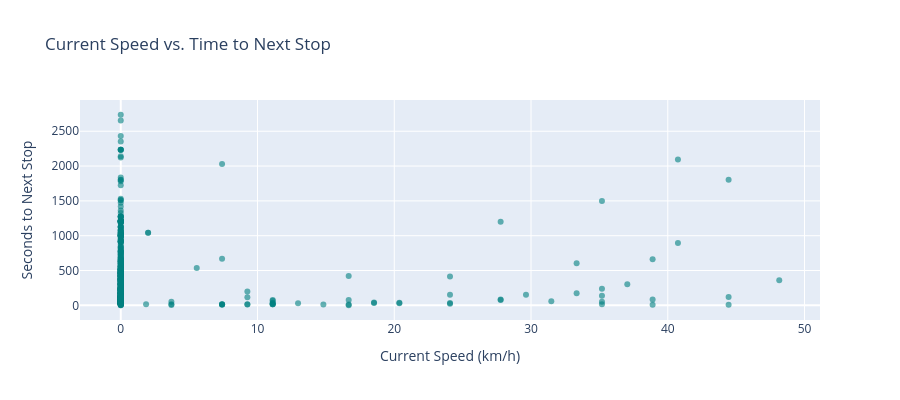

Notebook code cell kept with this figure:
### Code cell
# Plotly library usage example
import plotly.express as px

fig = px.scatter(
    df, 
    x='speed_kmh', 
    y='seconds_to_next_stop', 
    title='Current Speed vs. Time to Next Stop',
    labels={
        'speed_kmh': 'Current Speed (km/h)',         # Your custom X-axis label
        'seconds_to_next_stop': 'Seconds to Next Stop' # Your custom Y-axis label
    },
    opacity=0.6,
    color_discrete_sequence=['teal'],
    height=400 
)

fig.show()

### Figure 1 — Plotly figure (JSON) as saved in the notebook; plotly's stock layout.template omitted (floating-point values rounded to 4 significant figures; data arrays with more than 128 entries replaced by an {"elided": "..."} marker saying what was removed)
{"data": [{"hovertemplate": "Current Speed (km/h)=%{x}<br>Seconds to Next Stop=%{y}<extra></extra>", "legendgroup": "", "marker": {"color": "teal", "opacity": 0.6, "symbol": "circle"}, "mode": "markers", "name": "", "orientation": "v", "showlegend": false, "type": "scatter", "x": {"elided": "550 float values"}, "xaxis": "x", "y": {"elided": "550 float values"}, "yaxis": "y"}], "layout": {"height": 400, "legend": {"tracegroupgap": 0}, "title": {"text": "Current Speed vs. Time to Next Stop"}, "xaxis": {"anchor": "y", "domain": [0, 1], "title": {"text": "Current Speed (km/h)"}}, "yaxis": {"anchor": "x", "domain": [0, 1], "title": {"text": "Seconds to Next Stop"}}}}
